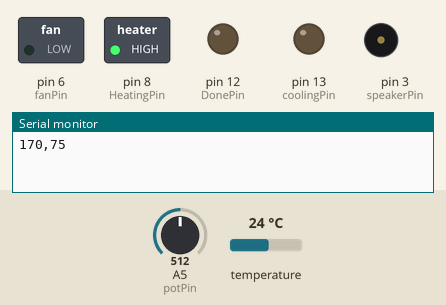
Bench run of a sketch on a simulated Arduino Uno, built with avr-gcc and run on an emulated ATmega328P. On the bench: switched loads named in the sketch (green lamp = pin HIGH), output pins drawn as LEDs (lit = HIGH), buzzer (waves = sounding, pin HIGH), the last lines printed to the serial monitor. The inputs (shaded band) are chosen by the test bench; at power-on: A5 (potPin) = 512, temperature 24 °C. Pins used as bus, display or sensor lines are not drawn.

Above: at 1.5 s.
1.6 s: A5 (potPin) set to 241
3.5 s: A5 (potPin) set to 218
At 4.7 s:
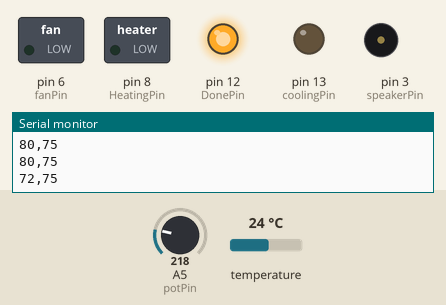
5.3 s: temperature set to 25.9 °C
At 6.6 s:
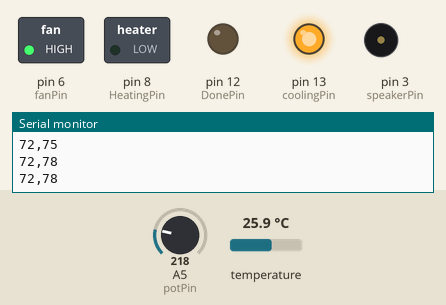
6.9 s: temperature set to 12 °C
At 9.0 s:
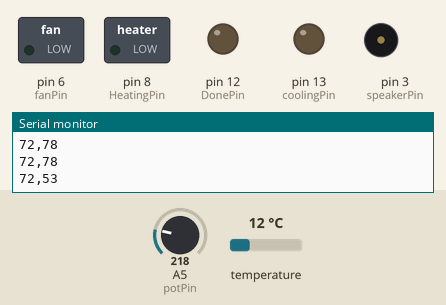
10.4 s: temperature set to 21.9 °C
12.0 s: temperature set to 22.8 °C
At 13.5 s:
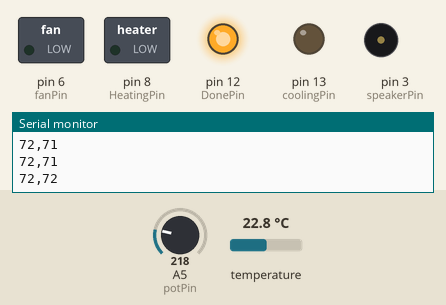
Timing chart, 0 to 14.9 s (numbered marks = the images above; inputs shaded):
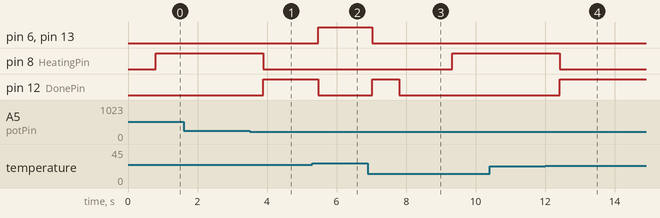

Measured:
- the behaviour switches between 228 and 227 on A5 (potPin) (found by bisection; images 0 and 1)
- the behaviour switches between 25 and 25.1 °C on temperature (found by bisection; images 1 and 2)
- the behaviour switches between 22.2 and 22.3 °C on temperature (found by bisection; images 3 and 4)
- after the input at 3.5 s, pin 8 (HeatingPin): HIGH → LOW after 0.39 s; pin 12 (DonePin): LOW → HIGH after 0.39 s
- after the input at 5.3 s, pin 6 (fanPin), pin 13 (coolingPin): LOW → HIGH after 0.18 s; pin 12 (DonePin): HIGH → LOW after 0.18 s
- after the input at 6.9 s, pin 6 (fanPin), pin 13 (coolingPin): HIGH → LOW after 0.13 s; pin 8 (HeatingPin): LOW → HIGH after 2.4 s; pin 12 (DonePin): LOW → HIGH after 0.13 s, → LOW 0.76 s later
- after the input at 12.0 s, pin 8 (HeatingPin): HIGH → LOW after 0.42 s; pin 12 (DonePin): LOW → HIGH after 0.42 s

The sketch:

FinalProject303.ino
```cpp
//ECE 303 Group Project
//Team 5C Design Project: Kombucha Temperature Regulator
//Chris Goralka, Lindsey Greathouse, Ricky Hubbard, Akhil Kanagaraj, and Isabelle Tessier

//Refernced http://www.interactiondesign.se/wiki/courses:intro.prototyping.spring.2015.jan19_20_21 for Arduino and Processing interaction
//Referenced https://create.arduino.cc/projecthub/TheGadgetBoy/ds18b20-digital-temperature-sensor-and-arduino-9cc806 for Temperature Sensor code
//Referenced http://www.instructables.com/id/Play-Custom-Melodies-on-Arduino/ and https://www.arduino.cc/en/Tutorial/Melody for Speaker code


//declare libraries used in this project
//These libraries are used for the digital temperature probe

#include <OneWire.h>
#include <DallasTemperature.h>

//declare pins that will be used
int tempProbePin = 2;
int potPin = A5;
int HeatingPin = 8;
int DonePin=12;
int coolingPin= 13 ;
int speakerPin= 3;
int powerPin= 11;
int fanPin = 6;
int temp;

//setup for digital temperature probe
// Data wire is plugged into pin 2 on the Arduino
#define ONE_WIRE_BUS 2

// Setup a oneWire instance to communicate with any OneWire devices
// (not just Maxim/Dallas temperature ICs)
OneWire oneWire(ONE_WIRE_BUS);

// Pass our oneWire reference to Dallas Temperature.
DallasTemperature sensors(&oneWire);

const int switchPin = 1;

//setup for pieze speaker song

//defines brackets and words as values

char notes[] = "azbC"; //defines the notes as arbitrary letters
int length = sizeof(notes); // the number of notes
int beats[] = {2,3,3,16}; //sets the beats for the notes
int tempo = 75; //sets the tempo

//sets a function to play the tones at a certain time
void playTone(int tone, int duration) {
  for (long i = 0; i < duration * 1000L; i += tone * 2) {
    digitalWrite(speakerPin, HIGH);
    delayMicroseconds(tone);
    digitalWrite(speakerPin, LOW);
    delayMicroseconds(tone);
  }
}

//sets a function to play the notes at a certain times
void playNote(char note, int duration) {
  char names[] = { 'a', 'z', 'b', 'C' }; //names the notes as letters
  int tones[] = {1126, 1063, 1001, 947}; //pairs tone values to the named characters

  // plays the tone corresponding to the note name
  for (int i = 0; i < 4; i++) {
    if (names[i] == note) {
      playTone(tones[i], duration);
    }
  }
}


void setup() {
 //declare pins as inputs or outputs
  pinMode(tempProbePin, INPUT);
  pinMode(HeatingPin, OUTPUT);
  pinMode(DonePin, OUTPUT);
  pinMode(coolingPin, OUTPUT);
  pinMode(powerPin, OUTPUT);
  pinMode(switchPin, INPUT);
  pinMode(potPin, INPUT);
  pinMode(fanPin, OUTPUT);
  // start serial port
  Serial.begin(9600);
  // Start up the library
  sensors.begin();
}

void loop() {
  //request temperature from temperature probe
  sensors.requestTemperatures();
  //compare temperature from probe to set temperature
  //if temperature is less than set temperature turn on heater
  while(sensors.getTempFByIndex(0) < (analogRead(potPin)/3))
  {
    //print the temperature and set temperature to serial port for processing to use
    //set temperature probe to an integer
    temp = sensors.getTempFByIndex(0);
    Serial.print(analogRead(A5)/3);
    Serial.print(",");
    Serial.println(temp);
    //turn on Red LED indicating heater is on
    digitalWrite(HeatingPin, HIGH);
    //set pin to transistor to high to turn on heater
    digitalWrite(powerPin, HIGH);
    //request temperature from probe again for comparison
    sensors.requestTemperatures();

  }
  //this code runs once the while loop has been broken
  //turn off heater
  digitalWrite(powerPin, LOW);
  //turn off RED LED
  digitalWrite(HeatingPin, LOW);
  //Turn on green LED indicating the temperature is in range
  digitalWrite(DonePin, HIGH);


  //code for piezo speaker goes here

   pinMode(speakerPin, OUTPUT); //sets the speaker pin to be the output

  //if something happens that triggers the switch to turn on
  if (digitalRead(switchPin) == 1) {

    //sets an indexed interval for the the notes to play over
    //each note plays at the value i, increases at intervals of 1
    for (int i = 0; i < length; i++) {

    //rest
    if (notes[i] == ' ') {
      delay(beats[i] * tempo);
    } else {
      playNote(notes[i], beats[i] * tempo);
    }

    // pause between notes
    delay(tempo / 2);

    //empty loop that stops the tune immediately after the last note is played
    }
    {
    {
    }
    }
  }


  //request temperature for comparison
  sensors.requestTemperatures();

  //compare set temperature to temperature probe
  //if it is equal to the set temperature or within 5 degrees turn on green light

  while((sensors.getTempFByIndex(0) == (analogRead(potPin)/3)))
  {
    digitalWrite(DonePin, HIGH);
    temp = sensors.getTempFByIndex(0);
      //print the temperature from probe and set temperature to serial port
      Serial.print(analogRead(A5)/3);
      Serial.print(",");
      Serial.println(temp);
      sensors.requestTemperatures();

  }
  while((sensors.getTempFByIndex(0) > (analogRead(potPin)/3)))
  {
    while(sensors.getTempFByIndex(0) > ((analogRead(potPin)/3)+5))
    {
      temp = sensors.getTempFByIndex(0);
      //print the temperature from probe and set temperature to serial port
      Serial.print(analogRead(A5)/3);
      Serial.print(",");
      Serial.println(temp);
      digitalWrite(DonePin, LOW);
      digitalWrite(fanPin, HIGH);
      digitalWrite(coolingPin, HIGH);
      sensors.requestTemperatures();
    }
      temp = sensors.getTempFByIndex(0);
      Serial.print(analogRead(A5)/3);
      Serial.print(",");
      Serial.println(temp);
      digitalWrite(coolingPin, LOW);
      digitalWrite(fanPin, LOW);
      digitalWrite(coolingPin, LOW);
      //turn on green pin indicating system is in range
      digitalWrite(DonePin, HIGH);
      //request temperature for comparison
      sensors.requestTemperatures();
  }

  //once the while loop breaks turn off green LED
  digitalWrite(DonePin, LOW);
  sensors.requestTemperatures();
  }
```
